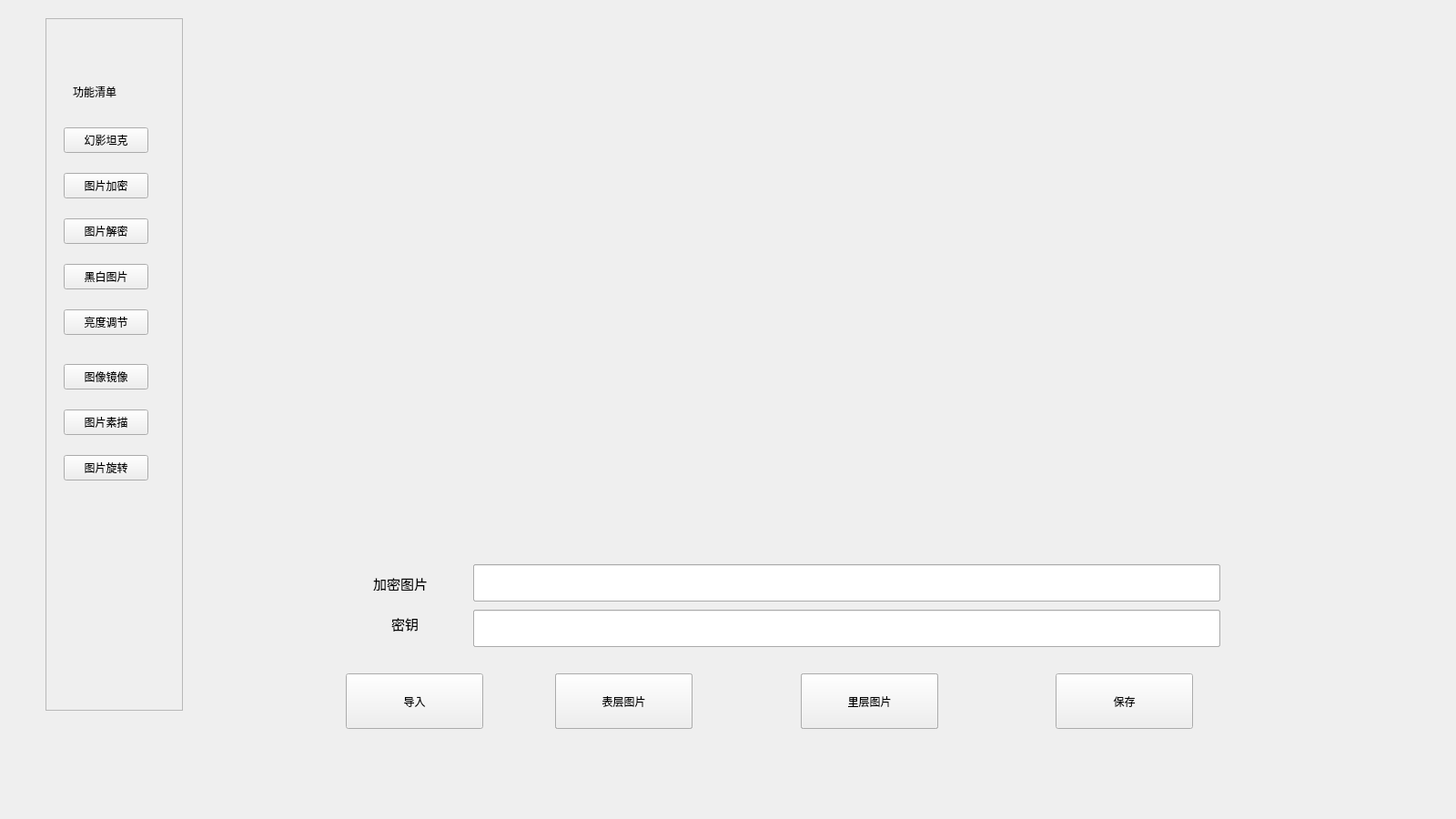
<?xml version="1.0" encoding="UTF-8"?>
<ui version="4.0">
 <class>Widget</class>
 <widget class="QWidget" name="Widget">
  <property name="geometry">
   <rect>
    <x>0</x>
    <y>0</y>
    <width>1600</width>
    <height>900</height>
   </rect>
  </property>
  <property name="windowTitle">
   <string>Widget</string>
  </property>
  <widget class="QPushButton" name="importImage">
   <property name="geometry">
    <rect>
     <x>380</x>
     <y>740</y>
     <width>151</width>
     <height>61</height>
    </rect>
   </property>
   <property name="text">
    <string>导入</string>
   </property>
  </widget>
  <widget class="QPushButton" name="saveImage">
   <property name="geometry">
    <rect>
     <x>1160</x>
     <y>740</y>
     <width>151</width>
     <height>61</height>
    </rect>
   </property>
   <property name="text">
    <string>保存</string>
   </property>
  </widget>
  <widget class="QFrame" name="frame">
   <property name="geometry">
    <rect>
     <x>50</x>
     <y>20</y>
     <width>151</width>
     <height>761</height>
    </rect>
   </property>
   <property name="frameShape">
    <enum>QFrame::StyledPanel</enum>
   </property>
   <property name="frameShadow">
    <enum>QFrame::Raised</enum>
   </property>
   <widget class="QLabel" name="function">
    <property name="geometry">
     <rect>
      <x>30</x>
      <y>60</y>
      <width>101</width>
      <height>41</height>
     </rect>
    </property>
    <property name="text">
     <string>功能清单</string>
    </property>
   </widget>
   <widget class="QPushButton" name="phantomTank">
    <property name="geometry">
     <rect>
      <x>20</x>
      <y>120</y>
      <width>93</width>
      <height>28</height>
     </rect>
    </property>
    <property name="text">
     <string>幻影坦克</string>
    </property>
   </widget>
   <widget class="QPushButton" name="pictureCoding">
    <property name="geometry">
     <rect>
      <x>20</x>
      <y>170</y>
      <width>93</width>
      <height>28</height>
     </rect>
    </property>
    <property name="text">
     <string>图片加密</string>
    </property>
   </widget>
   <widget class="QPushButton" name="blackWhite">
    <property name="geometry">
     <rect>
      <x>20</x>
      <y>270</y>
      <width>93</width>
      <height>28</height>
     </rect>
    </property>
    <property name="text">
     <string>黑白图片</string>
    </property>
   </widget>
   <widget class="QPushButton" name="pictureDecoding">
    <property name="geometry">
     <rect>
      <x>20</x>
      <y>220</y>
      <width>93</width>
      <height>28</height>
     </rect>
    </property>
    <property name="text">
     <string>图片解密</string>
    </property>
   </widget>
   <widget class="QPushButton" name="lightChange">
    <property name="geometry">
     <rect>
      <x>20</x>
      <y>320</y>
      <width>93</width>
      <height>28</height>
     </rect>
    </property>
    <property name="text">
     <string>亮度调节</string>
    </property>
   </widget>
   <widget class="QPushButton" name="pictureMirror">
    <property name="geometry">
     <rect>
      <x>20</x>
      <y>380</y>
      <width>93</width>
      <height>28</height>
     </rect>
    </property>
    <property name="text">
     <string>图像镜像</string>
    </property>
   </widget>
   <widget class="QPushButton" name="pictureSketch">
    <property name="geometry">
     <rect>
      <x>20</x>
      <y>430</y>
      <width>93</width>
      <height>28</height>
     </rect>
    </property>
    <property name="text">
     <string>图片素描</string>
    </property>
   </widget>
   <widget class="QPushButton" name="pictureRotate">
    <property name="geometry">
     <rect>
      <x>20</x>
      <y>480</y>
      <width>93</width>
      <height>28</height>
     </rect>
    </property>
    <property name="text">
     <string>图片旋转</string>
    </property>
   </widget>
  </widget>
  <widget class="QLabel" name="display">
   <property name="geometry">
    <rect>
     <x>260</x>
     <y>190</y>
     <width>512</width>
     <height>288</height>
    </rect>
   </property>
   <property name="autoFillBackground">
    <bool>false</bool>
   </property>
   <property name="text">
    <string/>
   </property>
   <property name="scaledContents">
    <bool>true</bool>
   </property>
  </widget>
  <widget class="QLabel" name="preview">
   <property name="geometry">
    <rect>
     <x>970</x>
     <y>190</y>
     <width>512</width>
     <height>288</height>
    </rect>
   </property>
   <property name="maximumSize">
    <size>
     <width>3600</width>
     <height>16777215</height>
    </size>
   </property>
   <property name="text">
    <string/>
   </property>
   <property name="scaledContents">
    <bool>true</bool>
   </property>
  </widget>
  <widget class="QPushButton" name="pictureImport_1">
   <property name="geometry">
    <rect>
     <x>610</x>
     <y>740</y>
     <width>151</width>
     <height>61</height>
    </rect>
   </property>
   <property name="text">
    <string>表层图片</string>
   </property>
  </widget>
  <widget class="QPushButton" name="pictureImport_2">
   <property name="geometry">
    <rect>
     <x>880</x>
     <y>740</y>
     <width>151</width>
     <height>61</height>
    </rect>
   </property>
   <property name="text">
    <string>里层图片</string>
   </property>
  </widget>
  <widget class="QLineEdit" name="keyEdit">
   <property name="geometry">
    <rect>
     <x>520</x>
     <y>670</y>
     <width>821</width>
     <height>41</height>
    </rect>
   </property>
  </widget>
  <widget class="QLineEdit" name="pictureEdit">
   <property name="geometry">
    <rect>
     <x>520</x>
     <y>620</y>
     <width>821</width>
     <height>41</height>
    </rect>
   </property>
  </widget>
  <widget class="QLabel" name="keyLabel">
   <property name="geometry">
    <rect>
     <x>430</x>
     <y>670</y>
     <width>51</width>
     <height>31</height>
    </rect>
   </property>
   <property name="text">
    <string>&lt;html&gt;&lt;head/&gt;&lt;body&gt;&lt;p&gt;&lt;span style=&quot; font-size:11pt;&quot;&gt;密钥&lt;/span&gt;&lt;/p&gt;&lt;/body&gt;&lt;/html&gt;</string>
   </property>
  </widget>
  <widget class="QLabel" name="pictureLabel">
   <property name="geometry">
    <rect>
     <x>410</x>
     <y>630</y>
     <width>81</width>
     <height>19</height>
    </rect>
   </property>
   <property name="text">
    <string>&lt;html&gt;&lt;head/&gt;&lt;body&gt;&lt;p&gt;&lt;span style=&quot; font-size:11pt;&quot;&gt;加密图片&lt;/span&gt;&lt;/p&gt;&lt;/body&gt;&lt;/html&gt;</string>
   </property>
  </widget>
  <widget class="QPushButton" name="picture1">
   <property name="geometry">
    <rect>
     <x>610</x>
     <y>740</y>
     <width>151</width>
     <height>61</height>
    </rect>
   </property>
   <property name="text">
    <string>表层图片</string>
   </property>
  </widget>
  <widget class="QPushButton" name="picture2">
   <property name="geometry">
    <rect>
     <x>880</x>
     <y>740</y>
     <width>151</width>
     <height>61</height>
    </rect>
   </property>
   <property name="text">
    <string>里层图片</string>
   </property>
  </widget>
  <widget class="QPushButton" name="lighter">
   <property name="geometry">
    <rect>
     <x>610</x>
     <y>740</y>
     <width>151</width>
     <height>61</height>
    </rect>
   </property>
   <property name="text">
    <string>表层图片</string>
   </property>
  </widget>
  <widget class="QPushButton" name="darker">
   <property name="geometry">
    <rect>
     <x>880</x>
     <y>740</y>
     <width>151</width>
     <height>61</height>
    </rect>
   </property>
   <property name="text">
    <string>里层图片</string>
   </property>
  </widget>
  <widget class="QPushButton" name="left">
   <property name="geometry">
    <rect>
     <x>610</x>
     <y>740</y>
     <width>151</width>
     <height>61</height>
    </rect>
   </property>
   <property name="text">
    <string>表层图片</string>
   </property>
  </widget>
  <widget class="QPushButton" name="right">
   <property name="geometry">
    <rect>
     <x>880</x>
     <y>740</y>
     <width>151</width>
     <height>61</height>
    </rect>
   </property>
   <property name="text">
    <string>里层图片</string>
   </property>
  </widget>
  <widget class="QLineEdit" name="pictureEdit_2">
   <property name="geometry">
    <rect>
     <x>520</x>
     <y>620</y>
     <width>821</width>
     <height>41</height>
    </rect>
   </property>
  </widget>
  <widget class="QLineEdit" name="keyEdit_2">
   <property name="geometry">
    <rect>
     <x>520</x>
     <y>670</y>
     <width>821</width>
     <height>41</height>
    </rect>
   </property>
  </widget>
 </widget>
 <resources/>
 <connections/>
</ui>
